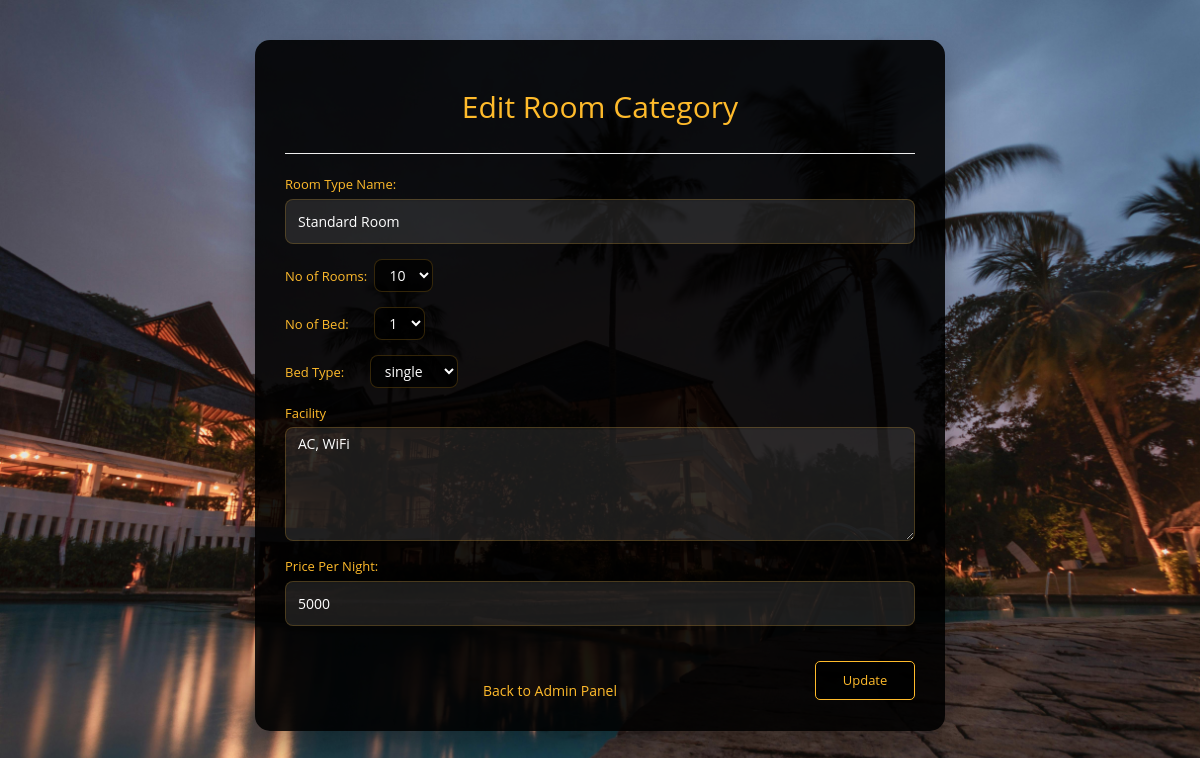
The page /admin/edit_room_cat.php?roomname=Standard Room on the database its author committed.
### tables this page shows
CREATE TABLE `room_category` (
  `roomname` varchar(100) NOT NULL,
  `room_qnty` int(11) NOT NULL,
  `available` int(11) NOT NULL,
  `booked` int(11) NOT NULL,
  `no_bed` int(11) NOT NULL,
  `bedtype` varchar(100) NOT NULL,
  `facility` varchar(500) NOT NULL,
  `price` float NOT NULL,
  PRIMARY KEY (`roomname`)
);

### admin/include/class.user.php (called while the page is built, shortened)
<?php
        class user
        {
            public function __construct()
            {
                $this->db=new mysqli(DB_SERVER,DB_USERNAME,DB_PASSWORD,'hotel');
            }
        }
?>

### admin/edit_room_cat.php (the view, shortened to what this page needs)
<?php
include_once 'include/class.user.php';
$user=new User();
$room_cat=$_GET['roomname'];
$sql="SELECT * FROM room_category WHERE roomname='$room_cat'";
$query=mysqli_query($user->db, $sql);
$row = mysqli_fetch_array($query);
?>
<!DOCTYPE html>
<html lang="en">
<head>
    <link rel="stylesheet" href="https://maxcdn.bootstrapcdn.com/bootstrap/3.3.7/css/bootstrap.min.css">
    <link rel="stylesheet" href="css/reg.css" type="text/css">
</head>
<body>
    <div class="container">
        <div class="well">
            <h2>Edit Room Category</h2>
            <hr>
            <form action="" method="post" name="room_category">
                <div class="form-group">
                    <label for="roomname">Room Type Name:</label>
                    <input type="text" class="form-control" name="roomname" value="<?php echo $row['roomname'] ?>" required>
                </div>
                 <div class="form-group">
                    <label for="qty">No of Rooms:</label>&nbsp;
                    <select name="room_qnty">
                    <option value="<?php echo $row['room_qnty'] ?>"><?php echo $row['room_qnty'] ?></option>
                    </select>
                </div>
                <div class="form-group">
                    <label for="bed">No of Bed:</label>&nbsp;&nbsp;&nbsp;&nbsp;&nbsp;&nbsp;
                    <select name="no_bed">
                     <option value="<?php echo $row['no_bed'] ?>"><?php echo $row['no_bed'] ?></option>
                    </select>
                </div>
                <div class="form-group">
                    <label for="bedtype">Bed Type:</label>&nbsp;&nbsp;&nbsp;&nbsp;&nbsp;&nbsp;
                   <select name="bedtype">
                     <option value="<?php echo $row['bedtype'] ?>"><?php echo $row['bedtype'] ?></option>
                    </select>
                </div>
                <div class="form-group">
                    <label for="Facility">Facility</label>
                    <textarea class="form-control" rows="5" name="facility"><?php echo $row['facility'] ?></textarea>
                </div>
               <div class="form-group">
                    <label for="price">Price Per Night:</label>
                    <input type="text" class="form-control" name="price" value="<?php echo $row['price'] ?>" required>
                </div>
                <button type="submit" class="btn btn-lg btn-primary button" name="submit">Update</button>
               <br>
                <div id="click_here">
                    <a href="../admin.php">Back to Admin Panel</a>
                </div>
            </form>
        </div>
    </div>
</body>
</html>

### admin/css/reg.css (style rules this page uses)
body { background-image: url('../../images/home.jpg'); background-repeat: no-repeat; background-attachment: fixed; background-size: cover; font-family: 'Open Sans', sans-serif; }
h2 { text-align: center; color: #ffbb2b; margin-bottom: 30px; }
#click_here { margin-top: 20px; text-align: center; }
#click_here a { color: #ffbb2b; text-decoration: none; }
.well { background: rgba(0, 0, 0, 0.9); border: none; border-radius: 15px; padding: 30px; margin-top: 50px; box-shadow: 0 15px 30px rgba(0,0,0,0.3); }
.container { width: 60%; margin-top: 10px; }
label { color: #ffbb2b; font-size: 13px; font-weight: normal; }
.button { width: 100px; float: right; font-size: 13px; }
.form-control { background: rgba(255, 255, 255, 0.1); border: 1px solid rgba(255, 187, 43, 0.2); border-radius: 8px; color: #fff; height: 45px; }
.btn-primary { background-color: rgba(0, 0, 0, 0.8); color: #ffbb2b; border: 1px solid #ffbb2b; padding: 10px 25px; border-radius: 5px; transition: all 0.3s ease; margin-top: 20px; }
select { background: rgba(0, 0, 0, 0.8); color: #fff; border: 1px solid rgba(255, 187, 43, 0.2); border-radius: 5px; padding: 5px 10px; }
textarea { background: rgba(255, 255, 255, 0.1) !important; border: 1px solid rgba(255, 187, 43, 0.2) !important; color: #fff !important; }

### admin/edit_room_cat.php (style rules this page uses)
body { background-image: url('../images/home.jpg'); background-repeat: no-repeat; background-attachment: fixed; background-size: cover; font-family: 'Open Sans', sans-serif; }
.well { background: rgba(0, 0, 0, 0.9); border: none; border-radius: 15px; padding: 30px; margin-top: 30px; box-shadow: 0 15px 30px rgba(0,0,0,0.3); }
h2 { color: #ffbb2b; text-align: center; margin-bottom: 30px; }
.form-group label { color: #ffbb2b; }
.form-control, select, textarea { background: rgba(255, 255, 255, 0.1); border: 1px solid rgba(255, 187, 43, 0.2); color: #fff; border-radius: 8px; }
select { background: rgba(0, 0, 0, 0.8); padding: 5px 10px; }
.btn-primary { background-color: rgba(0, 0, 0, 0.8); color: #ffbb2b; border: 1px solid #ffbb2b; transition: all 0.3s ease; margin-top: 20px; }
#click_here a { color: #ffbb2b; text-decoration: none; margin-top: 20px; display: block; text-align: center; }

### rows shown on the page
room_category: roomname "Standard Room", room_qnty "10", no_bed "1", bedtype "single", facility "AC, WiFi", price "5000"
